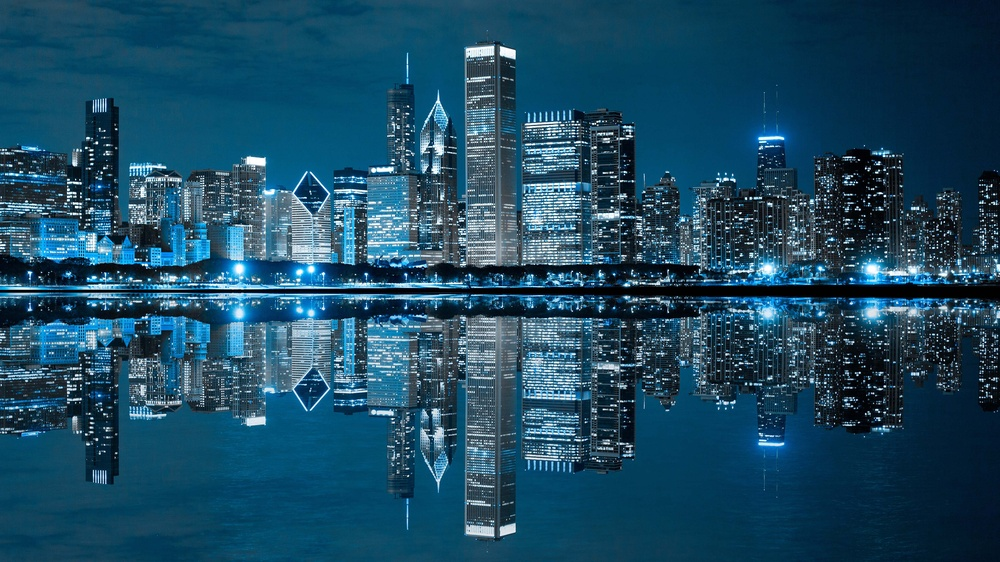
#> input picture Intermediate/ab.jpg, 1000 x 562 px, shrunk from 3840 x 2160 before the run
$ python 05_Edge_Detection.py   (older library calls are emulated)
#> lines starting #> are read from the running program, lines starting #| are printed output that depends on the picture; after the words box and inside, x2 and y2 are one past the last pixel; in counts of white or black regions, pixels touching at a corner belong together
import cv2
import numpy as np

# Load the image
image = cv2.imread('ab.jpg', cv2.IMREAD_GRAYSCALE)
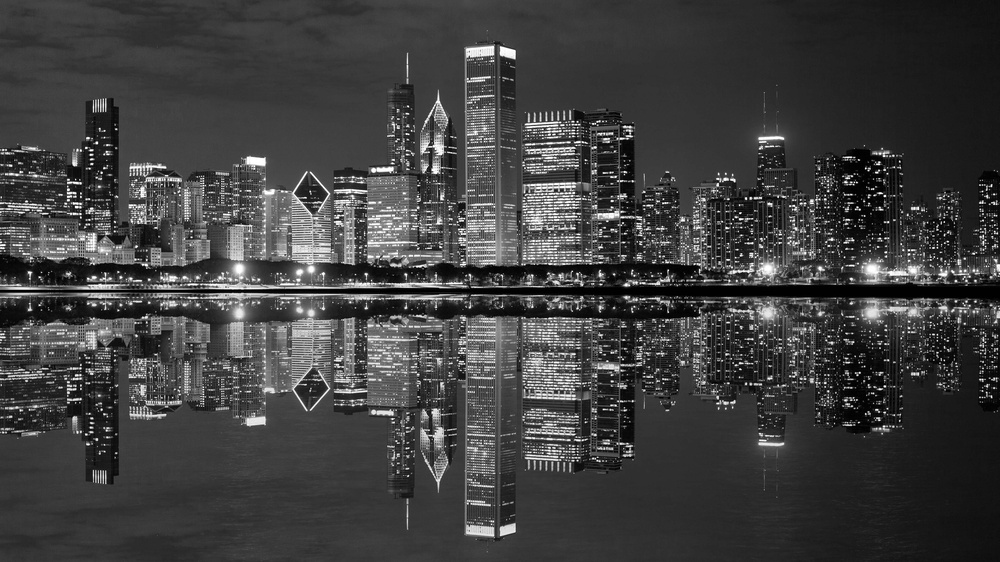
#> image: shape (562, 1000); min 0, max 255, mean 63.5

# Check if the image is loaded
if image is None:
    print("Error: Could not load the image.")
    exit()

# 1. Sobel Gradients
sobel_x = cv2.Sobel(image, cv2.CV_64F, 1, 0, ksize=3)  # Gradient in X direction
sobel_y = cv2.Sobel(image, cv2.CV_64F, 0, 1, ksize=3)  # Gradient in Y direction
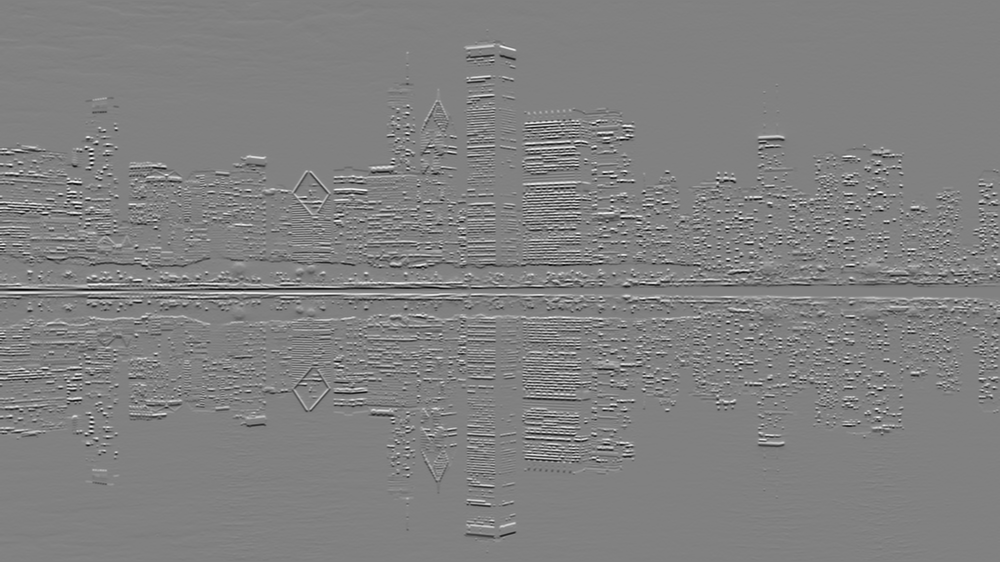
#> sobel_y: shape (562, 1000) float64; min -1014, max 986, mean -0.1; drawn with min black and max white
sobel_combined = cv2.magnitude(sobel_x, sobel_y)  # Combine gradients

# Convert Sobel results to uint8
sobel_x = cv2.convertScaleAbs(sobel_x)
sobel_y = cv2.convertScaleAbs(sobel_y)
sobel_combined = cv2.convertScaleAbs(sobel_combined)
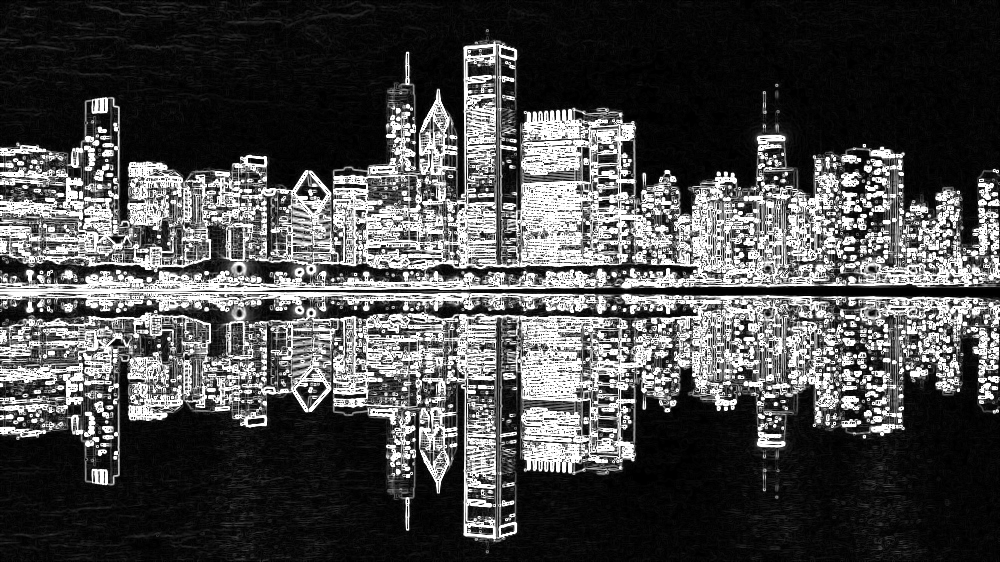
#> sobel_combined: shape (562, 1000); min 0, max 255, mean 74.5

# 2. Scharr Gradients (better accuracy than Sobel for small details)
scharr_x = cv2.Scharr(image, cv2.CV_64F, 1, 0)
scharr_y = cv2.Scharr(image, cv2.CV_64F, 0, 1)
scharr_combined = cv2.magnitude(scharr_x, scharr_y)

# Convert Scharr results to uint8
scharr_x = cv2.convertScaleAbs(scharr_x)
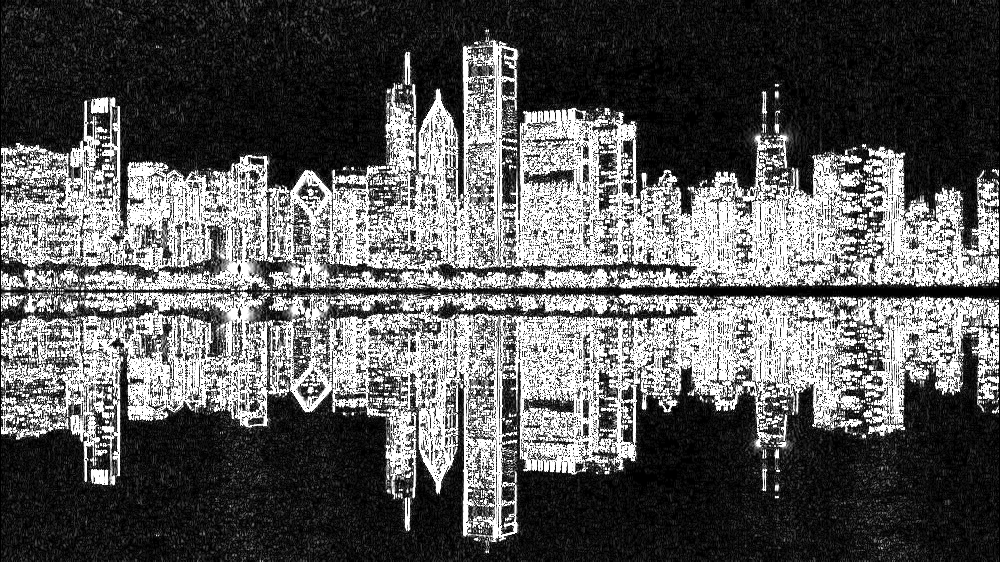
#> scharr_x: shape (562, 1000); min 0, max 255, mean 90.9
scharr_y = cv2.convertScaleAbs(scharr_y)
scharr_combined = cv2.convertScaleAbs(scharr_combined)
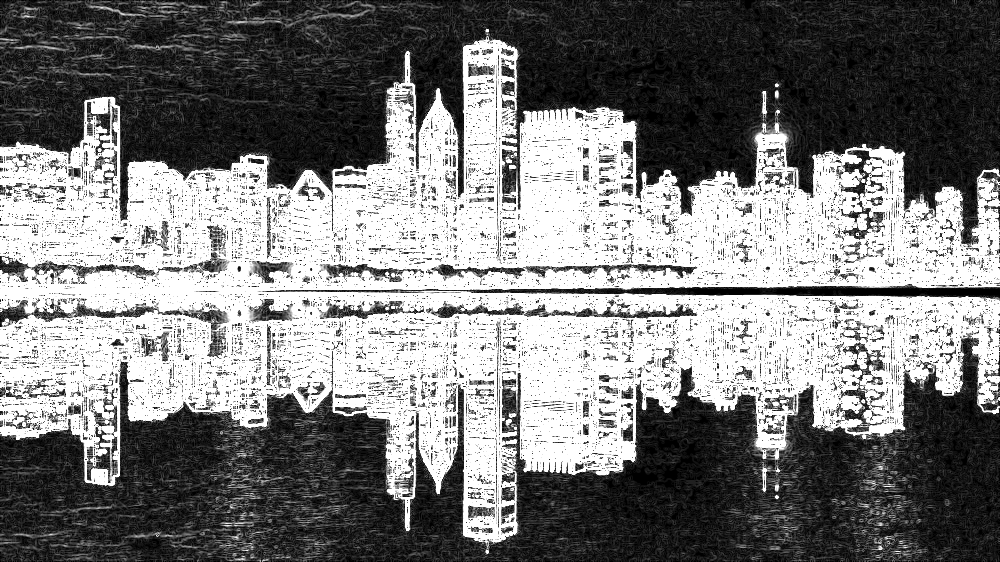
#> scharr_combined: shape (562, 1000); min 0, max 255, mean 124.3

# 3. Laplacian Gradient
laplacian = cv2.Laplacian(image, cv2.CV_64F)
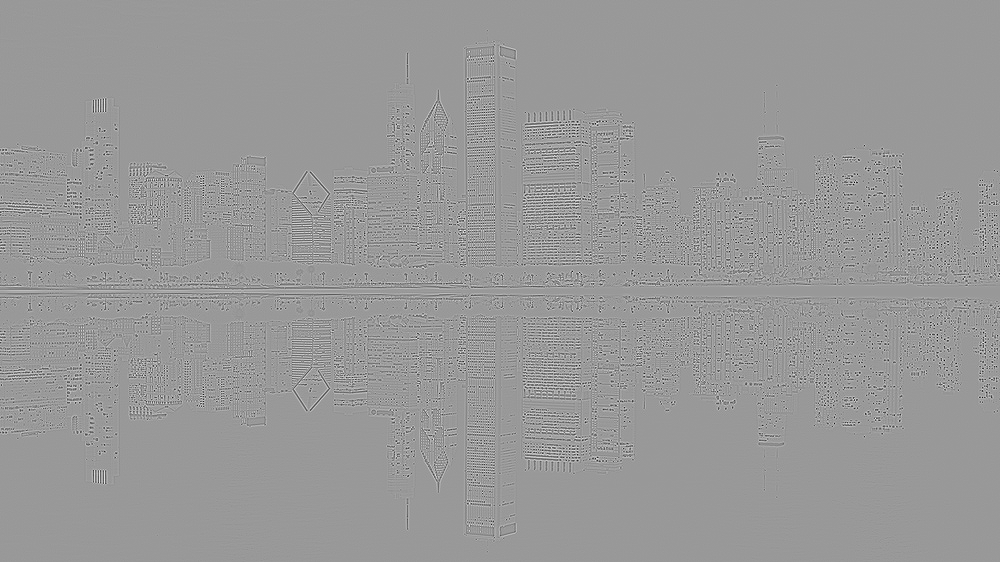
#> laplacian: shape (562, 1000) float64; min -695, max 464, mean 0; drawn with min black and max white
laplacian = cv2.convertScaleAbs(laplacian)

# 4. Canny Edge Detection
edges = cv2.Canny(image, 100, 200)  # Thresholds: 100 (low), 200 (high)
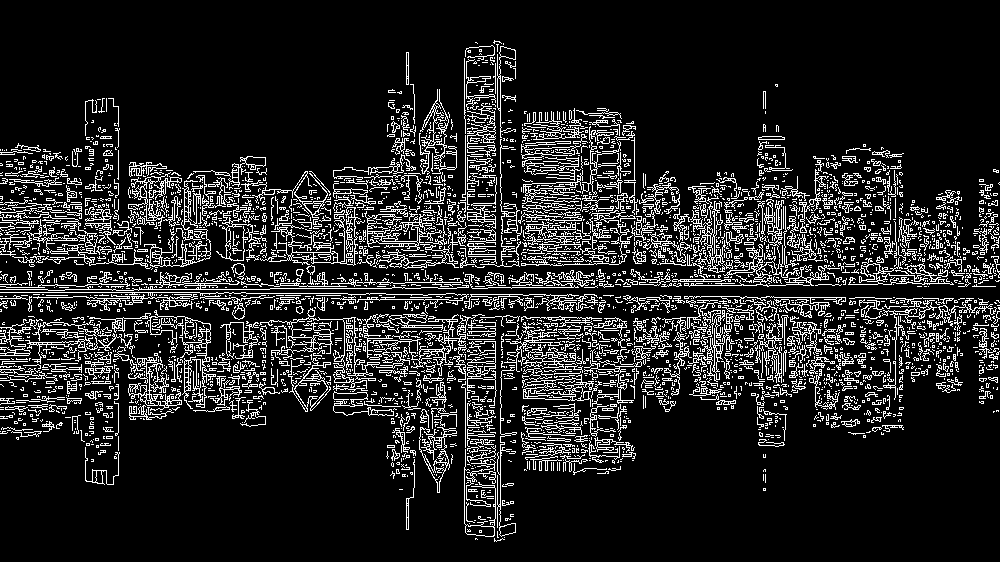
#> edges: shape (562, 1000); 13.5% white in thin lines or dots, all inside (x1, y1, x2, y2) = (0, 40, 1000, 542)

# Display Results
cv2.imshow("Original Image", image)
cv2.imshow("Sobel X", sobel_x)
cv2.imshow("Sobel Y", sobel_y)
cv2.imshow("Sobel Combined", sobel_combined)
cv2.imshow("Scharr X", scharr_x)
cv2.imshow("Scharr Y", scharr_y)
cv2.imshow("Scharr Combined", scharr_combined)
cv2.imshow("Laplacian", laplacian)
cv2.imshow("Canny Edges", edges)

# Wait for a key press and close all windows
cv2.waitKey(0)
cv2.destroyAllWindows()
